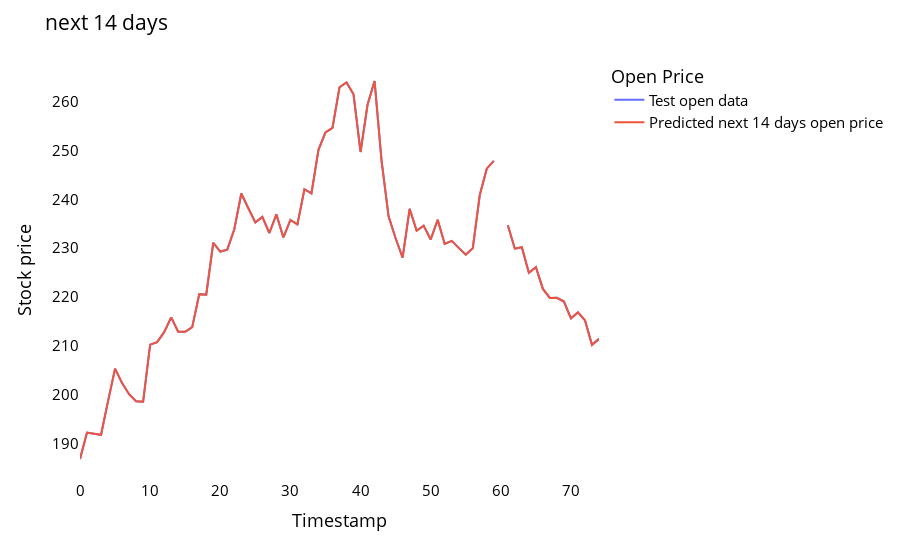

The notebook cell this image was saved under:
### Code cell
plot14nextday(y_mlp,predict_14_day)

### Figure 1 — Plotly figure (JSON) as saved in the notebook; plotly's stock layout.template omitted (floating-point values rounded to 4 significant figures)
{"data": [{"hovertemplate": "variable=last_original_days_value<br>Timestamp=%{x}<br>Stock price=%{y}<extra></extra>", "legendgroup": "last_original_days_value", "line": {"color": "#636efa", "dash": "solid"}, "marker": {"symbol": "circle"}, "mode": "lines", "name": "Test open data", "orientation": "v", "showlegend": true, "type": "scatter", "x": [0, 1, 2, 3, 4, 5, 6, 7, 8, 9, 10, 11, 12, 13, 14, 15, 16, 17, 18, 19, 20, 21, 22, 23, 24, 25, 26, 27, 28, 29, 30, 31, 32, 33, 34, 35, 36, 37, 38, 39, 40, 41, 42, 43, 44, 45, 46, 47, 48, 49, 50, 51, 52, 53, 54, 55, 56, 57, 58, 59, 60, 61, 62, 63, 64, 65, 66, 67, 68, 69, 70, 71, 72, 73, 74], "xaxis": "x", "y": [186.9, 192.3, 192.1, 191.9, 198.7, 205.4, 202.4, 200.2, 198.7, 198.6, 210.3, 210.8, 212.8, 215.9, 212.9, 212.9, 213.9, 220.6, 220.5, 231.1, 229.3, 229.7, 233.9, 241.2, 238.1, 235.2, 236.4, 233.1, 236.9, 232.2, 235.8, 234.9, 242.1, 241.2, 250.1, 253.7, 254.6, 262.9, 263.9, 261.5, 249.7, 259.3, 264.2, 247.9, 236.5, 232.0, 228.1, 238.0, 233.6, 234.6, 231.8, 235.8, 230.9, 231.5, 230.1, 228.7, 230.0, 240.9, 246.3, 247.9, null, 234.7, 229.9, 230.2, 225.0, 226.1, 221.7, 219.8, 219.8, 219.1, 215.7, 216.9, 215.3, 210.2, 211.5], "yaxis": "y"}, {"hovertemplate": "variable=next_predicted_days_value<br>Timestamp=%{x}<br>Stock price=%{y}<extra></extra>", "legendgroup": "next_predicted_days_value", "line": {"color": "#EF553B", "dash": "solid"}, "marker": {"symbol": "circle"}, "mode": "lines", "name": "Predicted next 14 days open price", "orientation": "v", "showlegend": true, "type": "scatter", "x": [0, 1, 2, 3, 4, 5, 6, 7, 8, 9, 10, 11, 12, 13, 14, 15, 16, 17, 18, 19, 20, 21, 22, 23, 24, 25, 26, 27, 28, 29, 30, 31, 32, 33, 34, 35, 36, 37, 38, 39, 40, 41, 42, 43, 44, 45, 46, 47, 48, 49, 50, 51, 52, 53, 54, 55, 56, 57, 58, 59, 60, 61, 62, 63, 64, 65, 66, 67, 68, 69, 70, 71, 72, 73, 74], "xaxis": "x", "y": [186.9, 192.3, 192.1, 191.9, 198.7, 205.4, 202.4, 200.2, 198.7, 198.6, 210.3, 210.8, 212.8, 215.9, 212.9, 212.9, 213.9, 220.6, 220.5, 231.1, 229.3, 229.7, 233.9, 241.2, 238.1, 235.2, 236.4, 233.1, 236.9, 232.2, 235.8, 234.9, 242.1, 241.2, 250.1, 253.7, 254.6, 262.9, 263.9, 261.5, 249.7, 259.3, 264.2, 247.9, 236.5, 232.0, 228.1, 238.0, 233.6, 234.6, 231.8, 235.8, 230.9, 231.5, 230.1, 228.7, 230.0, 240.9, 246.3, 247.9, null, 234.7, 229.9, 230.2, 225.0, 226.1, 221.7, 219.8, 219.8, 219.1, 215.7, 216.9, 215.3, 210.2, 211.5], "yaxis": "y"}], "layout": {"font": {"color": "black", "size": 15}, "legend": {"title": {"text": "Open Price"}, "tracegroupgap": 0}, "margin": {"t": 60}, "plot_bgcolor": "white", "title": {"text": "next 14 days"}, "xaxis": {"anchor": "y", "domain": [0, 1], "showgrid": false, "title": {"text": "Timestamp"}}, "yaxis": {"anchor": "x", "domain": [0, 1], "showgrid": false, "title": {"text": "Stock price"}}}}
